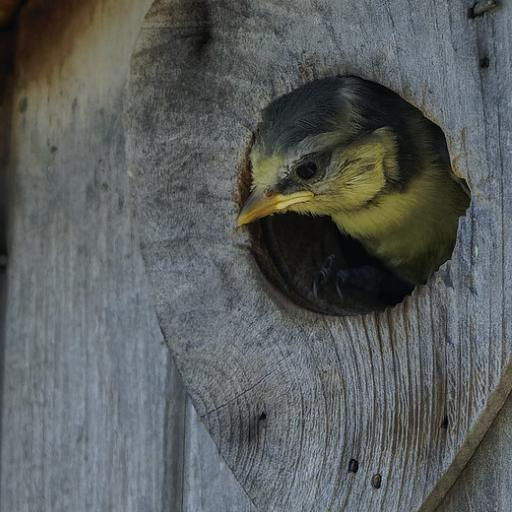
#> input picture prep_scripts/depth/img_bg/img105.jpg, 512 x 512 px
$ python seg.py
#> lines starting #> are read from the running program, lines starting #| are printed output that depends on the picture
# import the necessary packages

from __future__ import division
from skimage.segmentation import slic
from skimage.segmentation import mark_boundaries
from skimage.util import img_as_float
import matplotlib.pyplot as plt
import numpy as np
import scipy.io as sio
import argparse
import cv2
import h5py
import numpy as np
import multiprocessing as mp
import traceback, sys
from collections import Counter
from skimage.segmentation import mark_boundaries
import sys
import glob

img_folder= 'img/'
output_file= 'seg.h5'
list=glob.glob('img_bg/*jpg')
idx =0
# img=sys.argv[1]
for x in (list):
	image = cv2.imread(x)
#> image is the input picture: shape (512, 512, 3); mean B, G, R 92.9, 93.7, 89.8
	segments = slic(img_as_float(image), n_segments = 30 , sigma = 5)
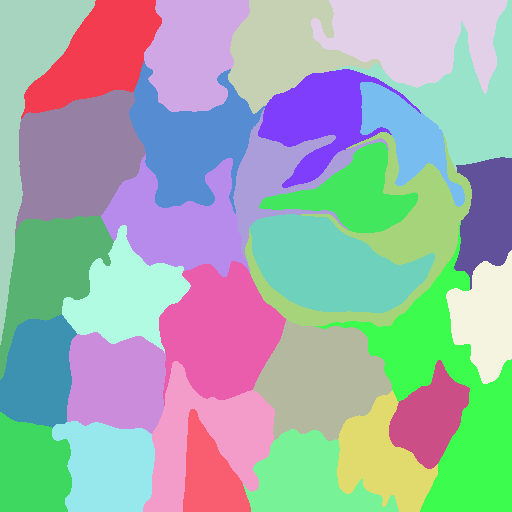
#> segments: shape (512, 512) int64; 31 distinct labels, from 1 to 31; one colour per label, 0 black
	areas = []
	labels=[]
	s= segments.reshape(segments.shape[1]*segments.shape[0])
	word_count = Counter(s)
#> word_count = 31 items
	occ=word_count.items()
	for i in occ:
		areas.append(i[1])
		labels.append(i[0]+1)
#> this loop made 31 passes
#> i on passes 1 to 12: (1, 9878), (2, 8743), (3, 8649), (4, 8820), (5, 11674), (6, 9175), (7, 9942), (8, 7647), (9, 4933), (10, 12695), (11, 5699), (12, 10064)
#> after the loop, areas = 31 values, max 16494 at index 17, min 4085 at index 27, mean 8456.3; labels = 31 values from 2 to 32

	# print (np.array(areas))
	# print (np.array(labels))

# output h5 file:
	dbo = h5py.File(output_file,'a')
	mask_dset = dbo.create_dataset(x.split('/')[1], data=segments)
	mask_dset.attrs['area'] = areas
	mask_dset.attrs['label'] = labels
	# print(x.split('/')[1])
	idx +=1
	print(idx)
#> pass 2 of the loop `for x in (list):`:
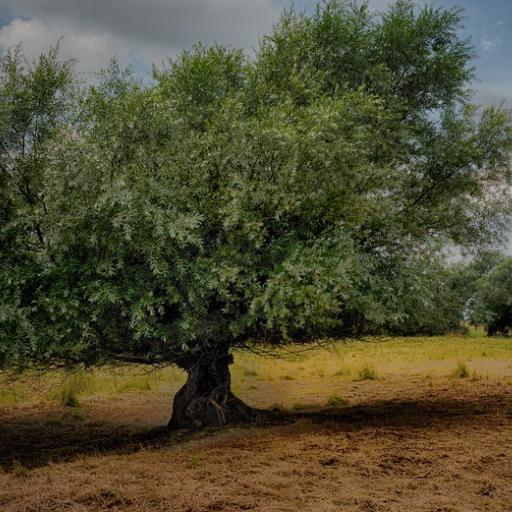
#> input picture prep_scripts/depth/img_bg/img111.jpg, 512 x 512 px
#> image is the input picture: shape (512, 512, 3); mean B, G, R 50.4, 76.6, 79.4
#> `segments = slic(img_as_float(image), n_segments = 30 , sigma = 5)`:
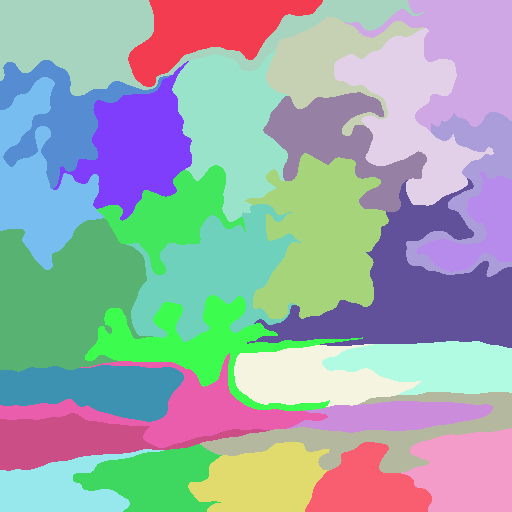
#> segments: shape (512, 512) int64; 30 distinct labels, from 1 to 30; one colour per label, 0 black
#> word_count = 30 items
#> the loop `for i in occ:` made 30 passes
#> i on passes 1 to 8: (1, 14980), (2, 8315), (3, 10414), (4, 6797), (5, 11343), (6, 11913), (7, 6995), (8, 9996)
#> after the loop `for i in occ:`: areas = 30 values, max 17406 at index 14, min 4151 at index 13, mean 8738.1; labels = 30 values from 2 to 31
#> (the run stopped early here; a loop or call above may not have finished)
